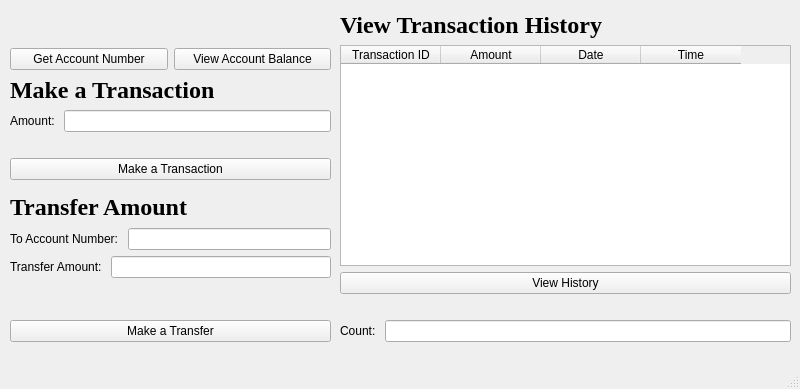
<?xml version="1.0" encoding="UTF-8"?>
<ui version="4.0">
 <class>UserWindow</class>
 <widget class="QMainWindow" name="UserWindow">
  <property name="geometry">
   <rect>
    <x>0</x>
    <y>0</y>
    <width>800</width>
    <height>389</height>
   </rect>
  </property>
  <property name="windowTitle">
   <string>MainWindow</string>
  </property>
  <widget class="QWidget" name="centralwidget">
   <widget class="QWidget" name="layoutWidget_4">
    <property name="geometry">
     <rect>
      <x>10</x>
      <y>10</y>
      <width>321</width>
      <height>170</height>
     </rect>
    </property>
    <layout class="QVBoxLayout" name="verticalLayout_4">
     <item>
      <layout class="QHBoxLayout" name="horizontalLayout">
       <item>
        <layout class="QVBoxLayout" name="verticalLayout">
         <item>
          <widget class="QLabel" name="label_account_number">
           <property name="text">
            <string/>
           </property>
          </widget>
         </item>
         <item>
          <widget class="QPushButton" name="pushButton_get_account_number">
           <property name="text">
            <string>Get Account Number</string>
           </property>
          </widget>
         </item>
        </layout>
       </item>
       <item>
        <layout class="QVBoxLayout" name="verticalLayout_2">
         <item>
          <widget class="QLabel" name="label_view_balance">
           <property name="text">
            <string/>
           </property>
          </widget>
         </item>
         <item>
          <widget class="QPushButton" name="pbn_view_balance">
           <property name="text">
            <string>View Account Balance</string>
           </property>
          </widget>
         </item>
        </layout>
       </item>
      </layout>
     </item>
     <item>
      <layout class="QVBoxLayout" name="verticalLayout_3">
       <item>
        <widget class="QLabel" name="lbl_title_trasnaction">
         <property name="font">
          <font>
           <family>Times New Roman</family>
           <pointsize>18</pointsize>
           <bold>true</bold>
          </font>
         </property>
         <property name="text">
          <string>Make a Transaction</string>
         </property>
        </widget>
       </item>
       <item>
        <layout class="QHBoxLayout" name="horizontalLayout_2">
         <item>
          <widget class="QLabel" name="lbl_amount">
           <property name="text">
            <string>Amount: </string>
           </property>
          </widget>
         </item>
         <item>
          <widget class="QLineEdit" name="lnedit_amount"/>
         </item>
        </layout>
       </item>
       <item>
        <widget class="QLabel" name="lbl_transaction_error">
         <property name="text">
          <string/>
         </property>
        </widget>
       </item>
       <item>
        <widget class="QPushButton" name="pbn_make_trasnaction">
         <property name="text">
          <string>Make a Transaction</string>
         </property>
        </widget>
       </item>
      </layout>
     </item>
    </layout>
   </widget>
   <widget class="QWidget" name="layoutWidget_3">
    <property name="geometry">
     <rect>
      <x>10</x>
      <y>191</y>
      <width>321</width>
      <height>151</height>
     </rect>
    </property>
    <layout class="QVBoxLayout" name="verticalLayout_5">
     <item>
      <widget class="QLabel" name="lbl_transfe_amout">
       <property name="font">
        <font>
         <family>Times New Roman</family>
         <pointsize>18</pointsize>
         <bold>true</bold>
        </font>
       </property>
       <property name="text">
        <string>Transfer Amount</string>
       </property>
      </widget>
     </item>
     <item>
      <layout class="QHBoxLayout" name="horizontalLayout_3">
       <item>
        <widget class="QLabel" name="lbl_to_acc_no">
         <property name="text">
          <string>To Account Number: </string>
         </property>
        </widget>
       </item>
       <item>
        <widget class="QLineEdit" name="lnedit_to_accountnumber"/>
       </item>
      </layout>
     </item>
     <item>
      <layout class="QHBoxLayout" name="horizontalLayout_4">
       <item>
        <widget class="QLabel" name="lbl_trnsfr_amnt">
         <property name="text">
          <string>Transfer Amount: </string>
         </property>
        </widget>
       </item>
       <item>
        <widget class="QLineEdit" name="lnedit_trnsfr_amount"/>
       </item>
      </layout>
     </item>
     <item>
      <widget class="QLabel" name="lbl_mk_trnsf_err">
       <property name="text">
        <string/>
       </property>
      </widget>
     </item>
     <item>
      <widget class="QPushButton" name="pbn_mk_transfer">
       <property name="text">
        <string>Make a Transfer</string>
       </property>
      </widget>
     </item>
    </layout>
   </widget>
   <widget class="QWidget" name="LayoutWidget_15">
    <property name="geometry">
     <rect>
      <x>340</x>
      <y>11</y>
      <width>451</width>
      <height>331</height>
     </rect>
    </property>
    <layout class="QVBoxLayout" name="verticalLayout_8">
     <item>
      <layout class="QVBoxLayout" name="verticalLayout_7">
       <item>
        <layout class="QVBoxLayout" name="verticalLayout_6">
         <item>
          <widget class="QLabel" name="lbl_view_trnsction_history">
           <property name="font">
            <font>
             <family>Times New Roman</family>
             <pointsize>18</pointsize>
             <bold>true</bold>
            </font>
           </property>
           <property name="text">
            <string>View Transaction History</string>
           </property>
          </widget>
         </item>
         <item>
          <widget class="QTableWidget" name="tbl_view_histroy_transaction">
           <column>
            <property name="text">
             <string>Transaction ID</string>
            </property>
           </column>
           <column>
            <property name="text">
             <string>Amount</string>
            </property>
           </column>
           <column>
            <property name="text">
             <string>Date</string>
            </property>
           </column>
           <column>
            <property name="text">
             <string>Time</string>
            </property>
           </column>
          </widget>
         </item>
         <item>
          <widget class="QPushButton" name="pbn_view_transaction_histroy">
           <property name="text">
            <string>View History</string>
           </property>
          </widget>
         </item>
        </layout>
       </item>
       <item>
        <widget class="QLabel" name="lbl_err_transaction_history">
         <property name="text">
          <string/>
         </property>
        </widget>
       </item>
      </layout>
     </item>
     <item>
      <layout class="QHBoxLayout" name="horizontalLayout_5">
       <item>
        <widget class="QLabel" name="lbl_count_user">
         <property name="text">
          <string>Count: </string>
         </property>
        </widget>
       </item>
       <item>
        <widget class="QLineEdit" name="lnedit_count_user"/>
       </item>
      </layout>
     </item>
    </layout>
   </widget>
  </widget>
  <widget class="QMenuBar" name="menubar">
   <property name="geometry">
    <rect>
     <x>0</x>
     <y>0</y>
     <width>800</width>
     <height>21</height>
    </rect>
   </property>
  </widget>
  <widget class="QStatusBar" name="statusbar"/>
 </widget>
 <resources/>
 <connections/>
</ui>
